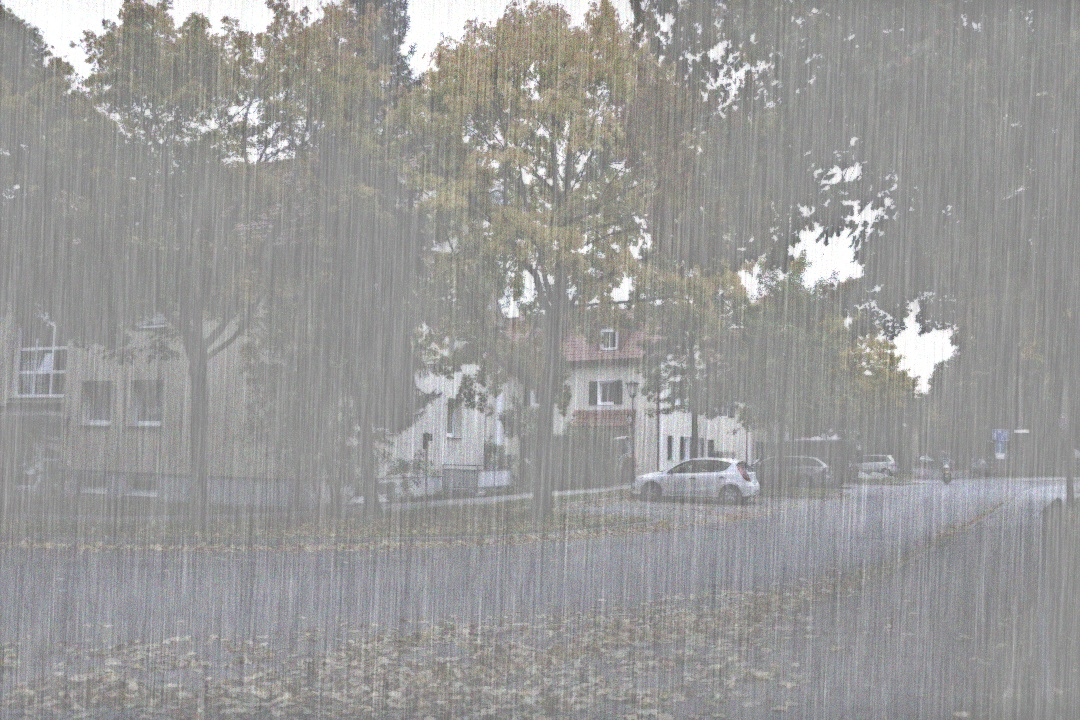
#> input picture syn_data/out/1.jpg, 1080 x 720 px
$ python -i degrade_image_gen.py   (imports and definitions only)
#> lines starting #> are read from the running program, lines starting #| are printed output that depends on the picture
import math
import imagecorruptions as ic
import numpy as np
from tqdm import tqdm
import skimage as sk
import cv2
import numpy as np
SCALE = 0.2


# [78 lines left out: functions gaussian_noise, shift, _motion_blur, motion_blur, not called in this run]


def next_power_of_2(x):
    return 1 if x == 0 else 2 ** (x - 1).bit_length()

# [97 lines left out: functions plasma_fractal, haze, low_light, not called in this run]


def get_noise(img, severity):
    '''
    #生成噪声图像
    >>> 输入： img图像
        value= 大小控制雨滴的多少
    >>> 返回图像大小的模糊噪声图像
    '''
    value = 10+500 * severity
    noise = np.random.uniform(0, 256, img.shape[0:2])
    # 控制噪声水平，取浮点数，只保留最大的一部分作为噪声
    v = value * 0.01
    noise[np.where(noise < (256 - v))] = 0

    # 噪声做初次模糊
    k = np.array([[0, 0.1, 0],
                  [0.1, 8, 0.1],
                  [0, 0.1, 0]])

    noise = cv2.filter2D(noise, -1, k)
    return noise

def rain_blur(image, length=80, angle=0,w=11,severity=0.8):
    #这里由于对角阵自带45度的倾斜，逆时针为正，所以加了-45度的误差，保证开始为正
#> called with length = 80, angle = 0, w = 11, severity = 0.8
    trans = cv2.getRotationMatrix2D((length/2, length/2), angle-45, 1-length/100.0)
    dig = np.diag(np.ones(length))   #生成对焦矩阵
    k = cv2.warpAffine(dig, trans, (length, length))  #生成模糊核
    k = cv2.GaussianBlur(k,(w,w),0)    #高斯模糊这个旋转后的对角核，使得雨有宽度

    #k = k / length                         #是否归一化

    blurred = cv2.filter2D(get_noise(image,severity=severity), -1, k)    #用刚刚得到的旋转后的核，进行滤波
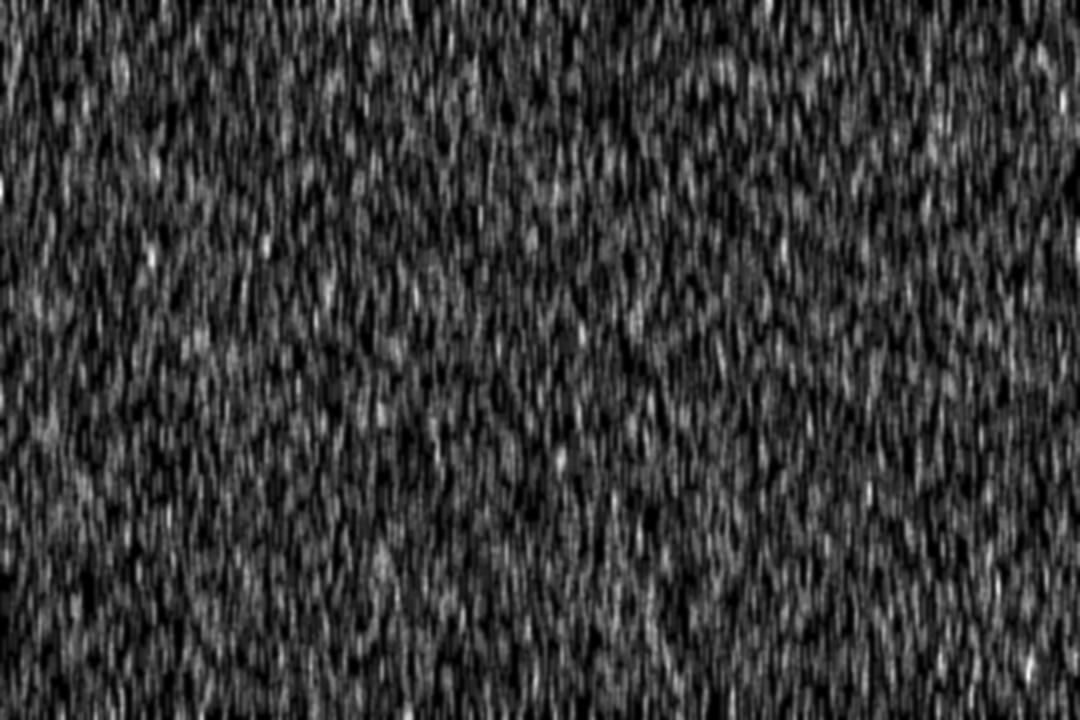
#> blurred: shape (720, 1080) float64; min -4.85e-13, max 2480.9, mean 524.3; drawn with min black and max white

    #转换到0-255区间
    cv2.normalize(blurred, blurred, 0, 255, cv2.NORM_MINMAX)
    blurred = np.array(blurred, dtype=np.uint8)
    return blurred

# [21 lines left out: function rainy, not called in this run]

# [5 lines not run here, left out]

>>> import cv2
>>> picture = cv2.cvtColor(cv2.imread('syn_data/out/1.jpg'), cv2.COLOR_BGR2RGB)
>>> result = rain_blur(picture)
